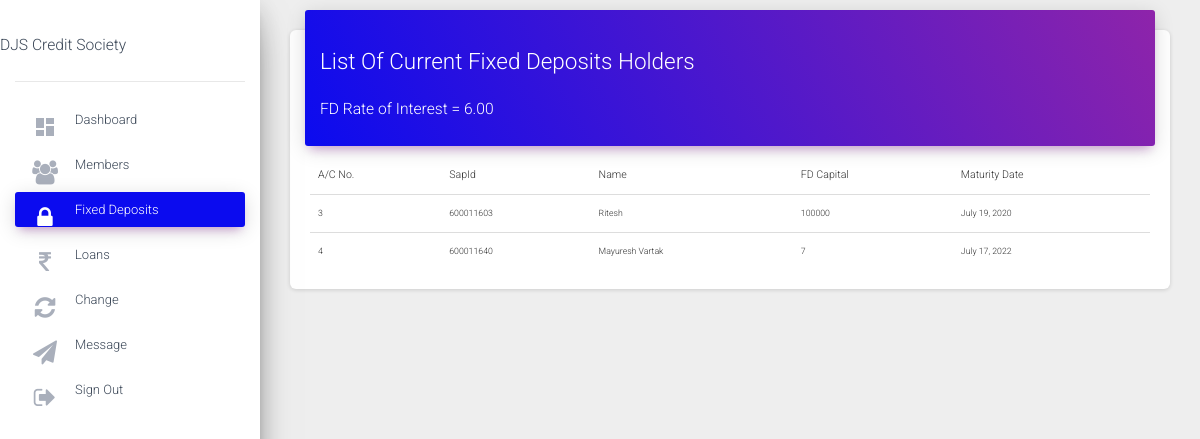
The page /csadmin/fixeddeposits (signed in) on the database as committed earlier.
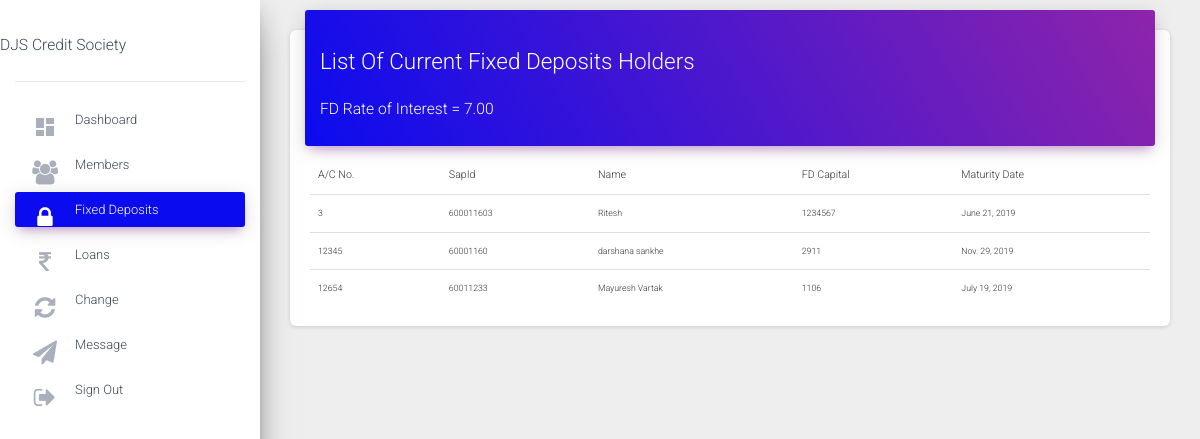
The same page on the database as committed later.
### status/models.py (models this page shows, shortened)
class interests(models.Model):
    sharedividend=models.DecimalField(blank=True,null=True,default=0,max_digits=10,decimal_places=2)
    cddividend=models.DecimalField(blank=True,null=True,default=0,max_digits=10,decimal_places=2)
    fdinterest=models.DecimalField(blank=True,null=True,default=0,max_digits=10,decimal_places=2)
    emerloaninterest=models.DecimalField(blank=True,null=True,default=0,max_digits=10,decimal_places=2)
    longloaninterest=models.DecimalField(blank=True,null=True,default=0,max_digits=10,decimal_places=2)
    year=models.IntegerField(default=0,null=True)

class Account(models.Model):
    accountnumber=models.IntegerField(null=False,unique=True)
    username=models.ForeignKey(User,on_delete=models.CASCADE,null=True,unique=True)
    name=models.CharField(max_length=50,null=False)
    sapid=models.IntegerField(null=False,unique=True)
    dateofjoining=models.DateField(null=False)
    sharevalue=models.IntegerField(default=0,null=False)
    totalinvestment=models.IntegerField(default=0,null=False)
    shareamount=models.IntegerField(default=0,null=False)
    sharebalance=models.IntegerField(default=0)
    cdamount=models.IntegerField(default=0)
    cdbalance=models.IntegerField(default=0)
    totalamount=models.DecimalField(default=0,max_digits=10,decimal_places=2)
    sharesstartingnumber=models.IntegerField(null=True)
    sharesendingnumber=models.IntegerField(null=True)
    islongloantaken=models.BooleanField(default=False)
    isloanemertaken=models.BooleanField(default=False)
    longloanamount=models.DecimalField(blank=True,null=True,default=0,max_digits=10,decimal_places=2)
    longloanprinciple=models.DecimalField(blank=True,null=True,default=0,max_digits=10,decimal_places=2)
    longloanperiod=models.IntegerField(blank=True,null=True,default=0)
    longloaninterestamount=models.DecimalField(blank=True,null=True,default=0,max_digits=10,decimal_places=2)
    longloanbalance=models.DecimalField(blank=True,null=True,default=0,max_digits=10,decimal_places=2)
    longloanemi=models.DecimalField(blank=True,null=True,default=0,max_digits=10,decimal_places=2)
    emerloanamount=models.DecimalField(blank=True,null=True,default=0,max_digits=10,decimal_places=2)
    emerloanprinciple=models.DecimalField(blank=True,null=True,default=0,max_digits=10,decimal_places=2)
    emerloanperiod=models.IntegerField(blank=True,null=True,default=0)
    emerloaninterestamount=models.DecimalField(blank=True,null=True,default=0,max_digits=10,decimal_places=2)
    emerloanbalance=models.DecimalField(blank=True,null=True,default=0,max_digits=10,decimal_places=2)
    emerloanemi=models.DecimalField(blank=True,null=True,default=0,max_digits=10,decimal_places=2)
    fdcapital=models.IntegerField(default=0,null=True)
    fdmaturitydate=models.DateField(null=True)
    teachingstaff=models.BooleanField(default=False)
    nonteachingstaff=models.BooleanField(default=False)

### csadmin/views.py (the view)
# urls.py: path('fixeddeposits', views.fixeddeposits,name="fixeddeposits"),
@login_required
def fixeddeposits(request):
    users=Account.objects.all
    Interests=interests.objects.all().last()
    context={
        'fdadmin':users,
        'Interests':Interests,
        'Bank':"active"
    }
    return render (request,'fd_admin.html',context=context)

### csadmin/templates/fd_admin.html (shortened to what this page needs)
{%extends 'base.html'%}
{%block content%}
<main role="main" class="col-md-8 col-lg-12 px-4">
  <div class="content">
    <div class="container-fluid">
      <div class="row">
        <div class="col-md-12">
          <div class="card">
            <div class="card-header card-header-primary">
              <h1 class="h2">List Of Current Fixed Deposits Holders</h1>
              <h3>FD Rate of Interest = {{Interests.fdinterest}}</h3>
            </div>
            <div class="card-body">
              <div class="table-responsive">
                <table class="table">
                  <thead>
                    <tr>
                      <th>A/C No.</th>
                      <th>SapId</th>
                      <th>Name</th>
                      <th>FD Capital</th>
                      <th>Maturity Date</th>
                    </tr>
                  </thead>
                  <tbody>
              {%for i in fdadmin%}
                    {%if i.fdcapital != 0%}
                <tr>
                  <td>{{i.accountnumber}}</td>
                  <td>{{i.sapid}}</td>
                  <td>{{i.name}}</td>
                  <td>{{i.fdcapital}}</td>
                  <td>{{i.fdmaturitydate}}</td>
                    {%endif%}
                </tr>
              {%endfor%}
              </tbody>
                </table>
              </div>
            </div>
          </div>
        </div>
  </div>
  </div>
</main>
{%endblock%}

Rows that differ between the two databases and show on the page:
removed interests: fdinterest "6.00"
removed Account: accountnumber "4", sapid "600011640", name "Mayuresh Vartak", fdcapital "7", fdmaturitydate "July 17, 2022"
now on this page (row edited): interests: fdinterest "7.00"
changed Account "Ritesh": fdcapital "100000" → "1234567"; fdmaturitydate "July 19, 2020" → "June 21, 2019"
added Account: accountnumber "12345", sapid "60001160", name "darshana sankhe", fdcapital "2911", fdmaturitydate "Nov. 29, 2019"
added Account: accountnumber "12654", sapid "60011233", name "Mayuresh Vartak", fdcapital "1106", fdmaturitydate "July 19, 2019"
